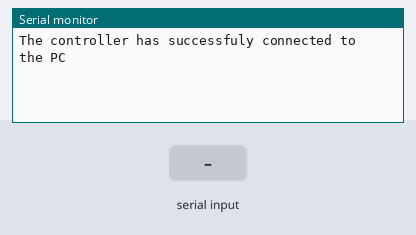
A sketch run on a simulated Arduino Uno, built with avr-gcc and run on an emulated ATmega328P. Parts: the last lines printed to the serial monitor. The test bench sets the inputs (shaded band).

Above: at 1.8 s.
1.9 s: "1\n" received over the second serial link
At 2.2 s:
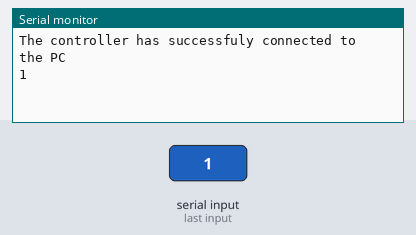
3.4 s: "0\n" received over the second serial link
At 4.6 s:
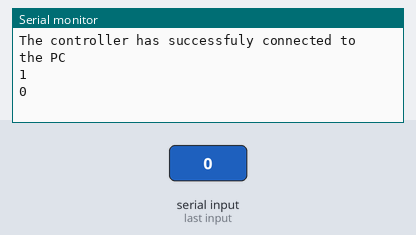

Measured:
- after the input at 1.9 s, the serial monitor: prints a new line at once (image 1)
- after the input at 3.4 s, the serial monitor: prints a new line at once (image 2)

The sketch:

ThisWorks.ino
```cpp
  #include <SoftwareSerial.h>

  #define RxD 10
  #define TxD 11

  SoftwareSerial BTSerial(RxD, TxD);

  void setup()
  {
    BTSerial.flush();
    delay(500);
    BTSerial.begin(9600);
    Serial.begin(9600);
    Serial.print("The controller has successfuly connected to the PC\n");
    delay(100);
  }

  void loop()
  {
    while(BTSerial.available() == 0);
    char val = BTSerial.read();
    if(val == '#'){
      Serial.print('\n');
    }
    else{
      Serial.print(val);
      BTSerial.write(val);
    }
  }
```
